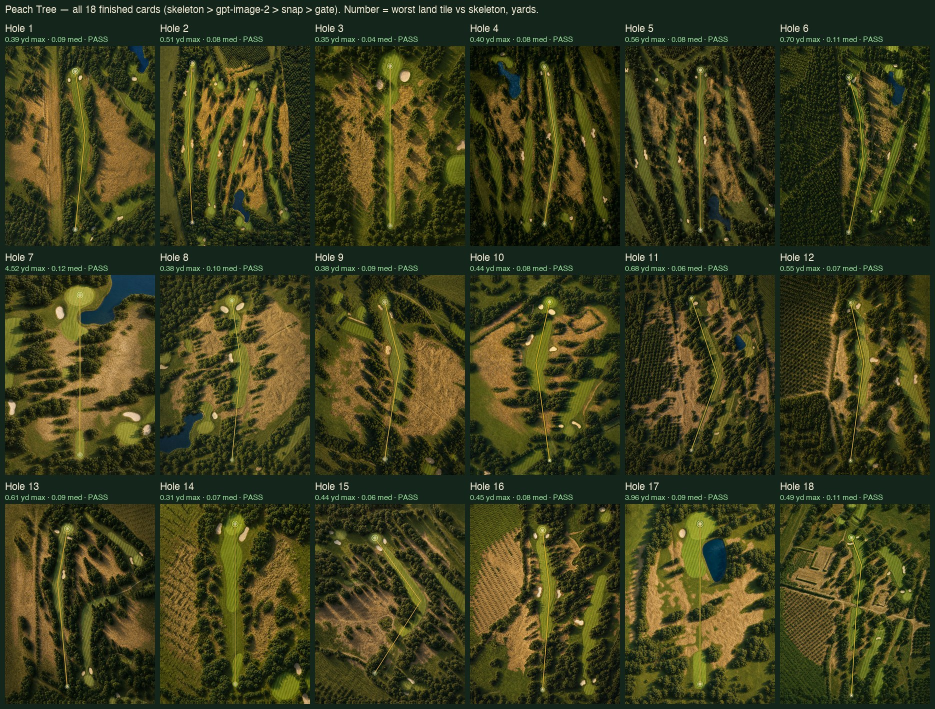
#> input picture scripts/imagery/foundry/evidence/all-18-finals.jpg, 1870 x 1418 px (shown at 1/2 size)
$ python -i register_art.py   (imports and definitions only)   (older library calls are emulated)
#> lines starting #> are read from the running program, lines starting #| are printed output that depends on the picture
"""Register an original (free-form) AI hole illustration onto the current aerial card's
geometry, so the pretty art can carry the yardage overlay.

Steps
  A. old aerial -> new aerial: global similarity (SIFT + RANSAC). Same raster, so this is tight.
  B. apply A to the old illustration -> illustration in the new card frame (900x1200).
  C. dense residual registration of the illustration onto the new aerial: coarse-to-fine
     tile phase correlation on gradient images, smoothed displacement field, cv2.remap.
  D. report drift (reusing the repo's measure_drift.py) before and after, plus overlays.

Usage:
  python register_art.py --hole 7 --repo ~/rex/peach-tree-golf-tracker --orig orig --cur cur --out out
"""
from __future__ import annotations

import argparse
import json
import sys
from pathlib import Path

import cv2
import numpy as np
from PIL import Image
from scipy.ndimage import gaussian_filter, median_filter


# [4 lines left out: function to_gray_f32, not called in this run]


def structure_image(gray: np.ndarray) -> np.ndarray:
    """Gradient magnitude, lightly blurred, contrast-normalised. Phase correlation on this is far
    less sensitive to the photo-vs-painting tone difference than on raw intensity."""
    g = cv2.GaussianBlur(gray, (0, 0), 1.2)
    gx = cv2.Sobel(g, cv2.CV_32F, 1, 0, ksize=3)
    gy = cv2.Sobel(g, cv2.CV_32F, 0, 1, ksize=3)
    mag = np.sqrt(gx * gx + gy * gy)
    mag = cv2.GaussianBlur(mag, (0, 0), 1.0)
    mag = mag / (mag.mean() + 1e-6)
    return np.clip(mag, 0, 8).astype(np.float32)


# [14 lines left out: function similarity_old_to_new, not called in this run]


MD = None  # the repo's measure_drift module, injected by main()


# [194 lines left out: functions tile_displacements, field_from_samples, apply_field, compose_fields, register_dense, checkerboard and 1 more, not called in this run]


# [2 lines not run here, left out]

>>> import cv2
>>> picture = cv2.imread('evidence/all-18-finals.jpg', cv2.IMREAD_GRAYSCALE)
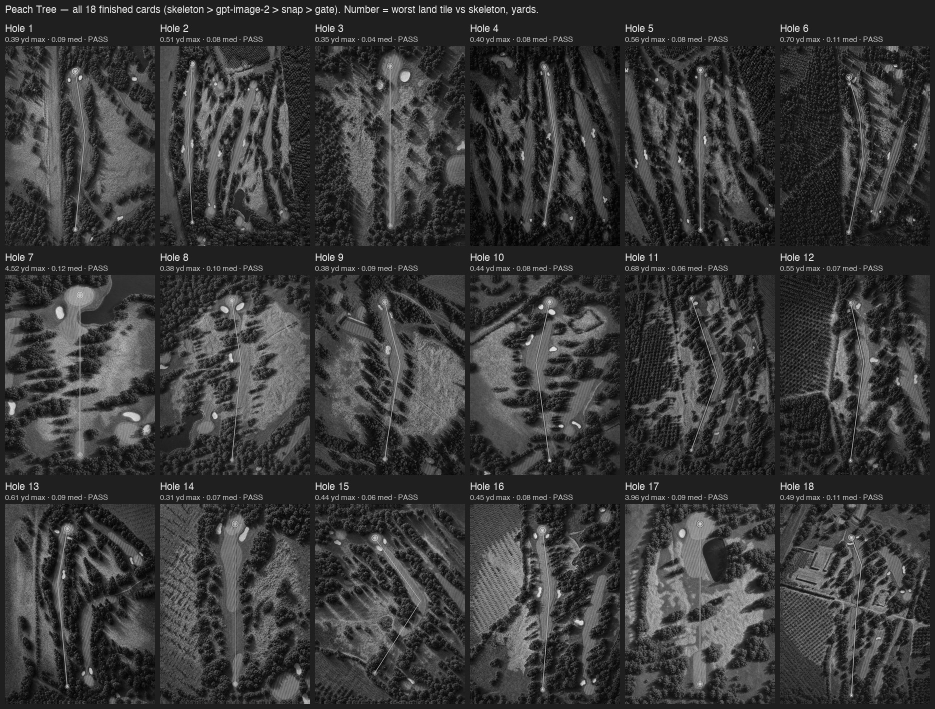
#> picture: shape (1418, 1870) (shown at 1/2 size); min 0, max 255, mean 57.6
>>> result = structure_image(picture)
#> in structure_image, `gx = cv2.Sobel(g, cv2.CV_32F, 1, 0, ksize=3)`:
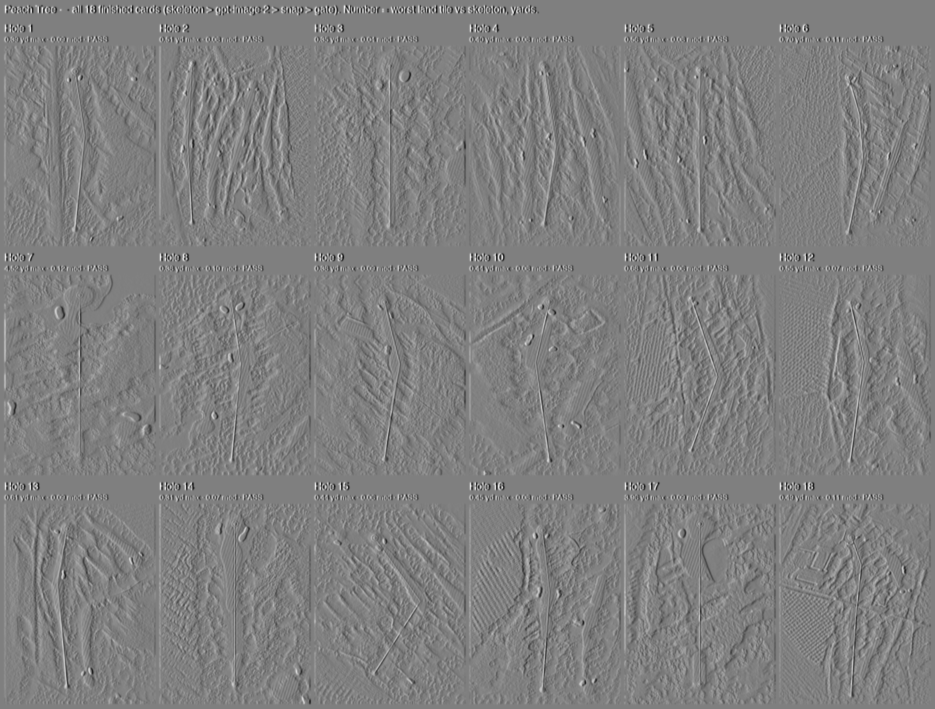
#> gx: shape (1418, 1870) float32 (shown at 1/2 size); min -399, max 397, mean 0; drawn with min black and max white
#> in structure_image, `gy = cv2.Sobel(g, cv2.CV_32F, 0, 1, ksize=3)`:
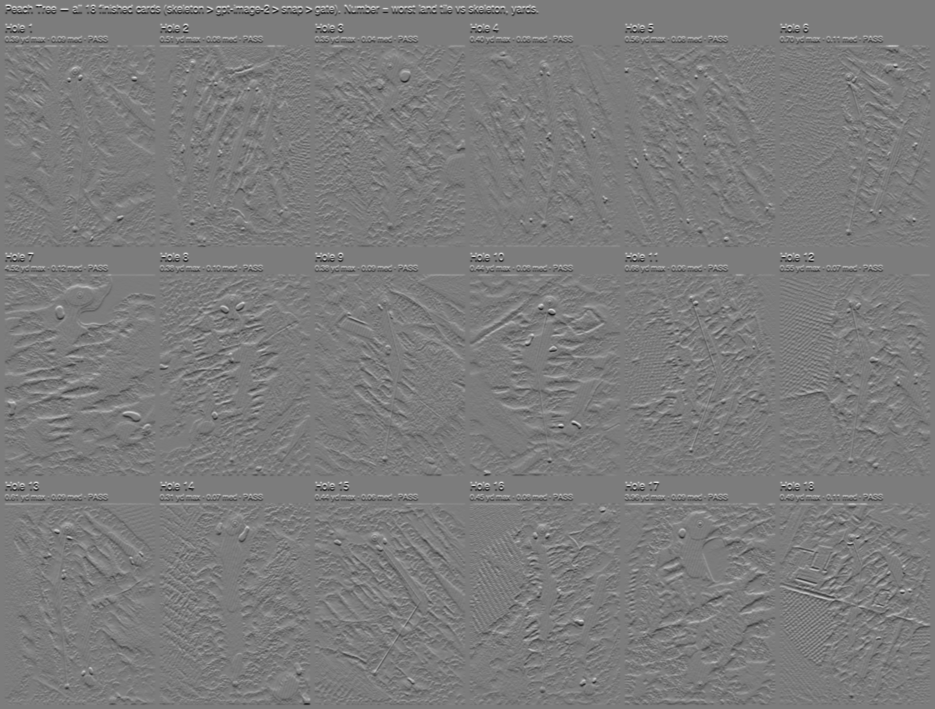
#> gy: shape (1418, 1870) float32 (shown at 1/2 size); min -394, max 416, mean 0; drawn with min black and max white
#> in structure_image, `mag = np.sqrt(gx * gx + gy * gy)`:
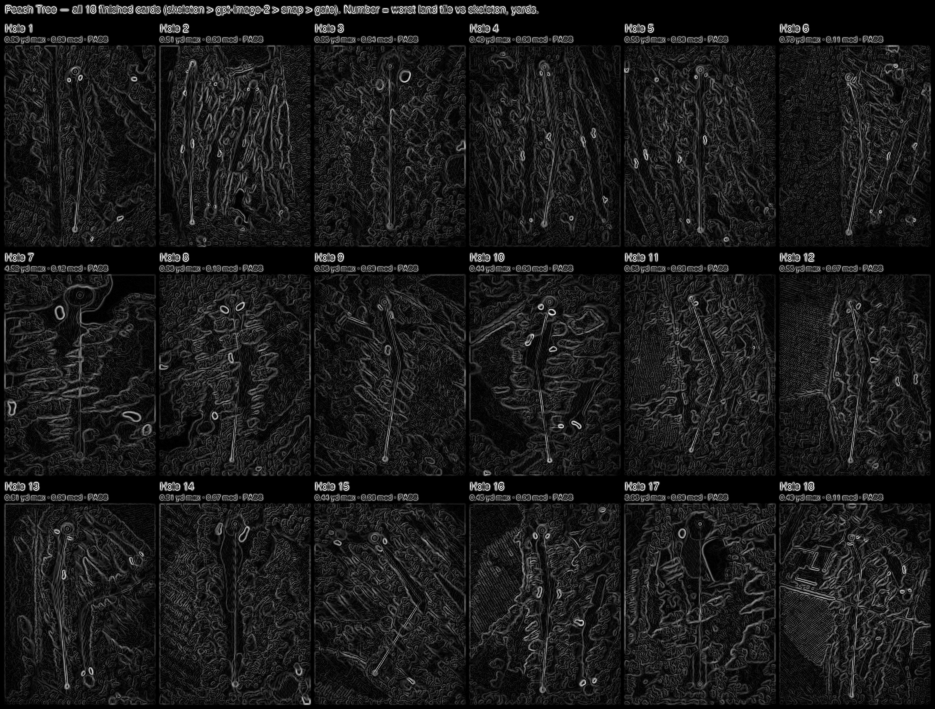
#> mag: shape (1418, 1870) float32 (shown at 1/2 size); min 0, max 416.1, mean 42.3; drawn with min black and max white
#> in structure_image, `mag = cv2.GaussianBlur(mag, (0, 0), 1.0)`:
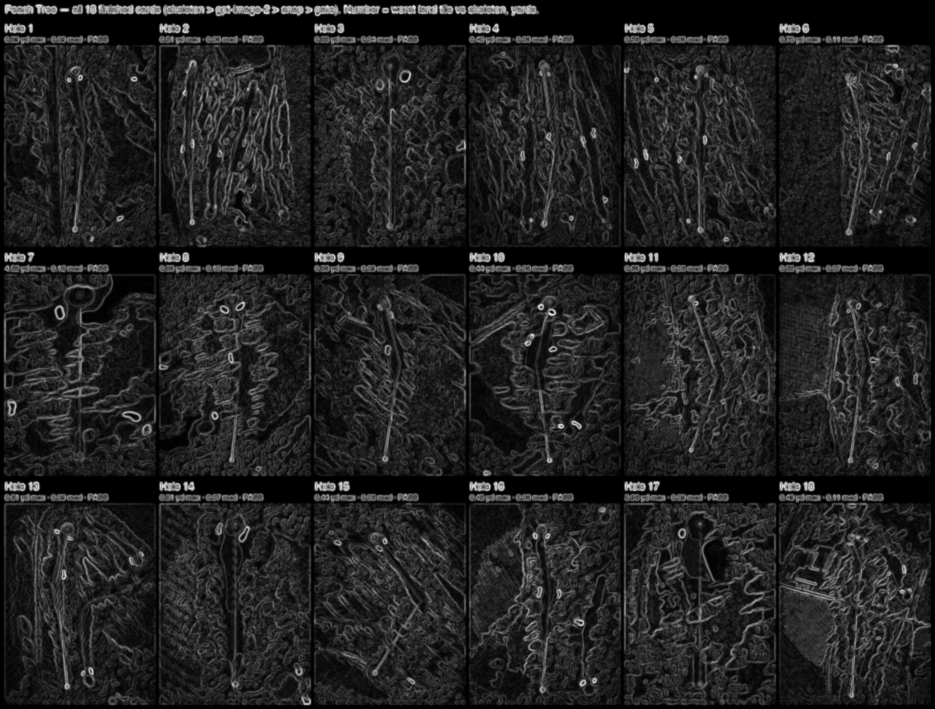
#> mag: shape (1418, 1870) float32 (shown at 1/2 size); min 0, max 318.2, mean 42.3; drawn with min black and max white

$ run again, on scripts/imagery/foundry/evidence/hole-07-correction-AB.jpg
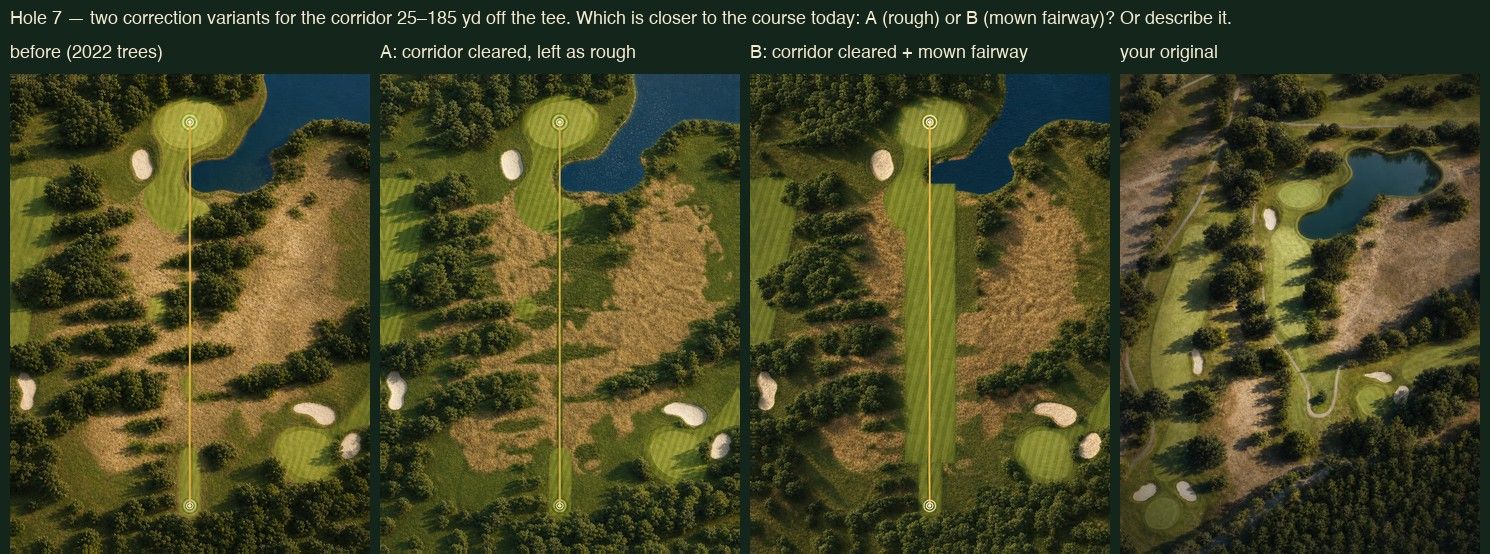
#> input picture scripts/imagery/foundry/evidence/hole-07-correction-AB.jpg, 1490 x 554 px
#> in structure_image, `gy = cv2.Sobel(g, cv2.CV_32F, 0, 1, ksize=3)`:
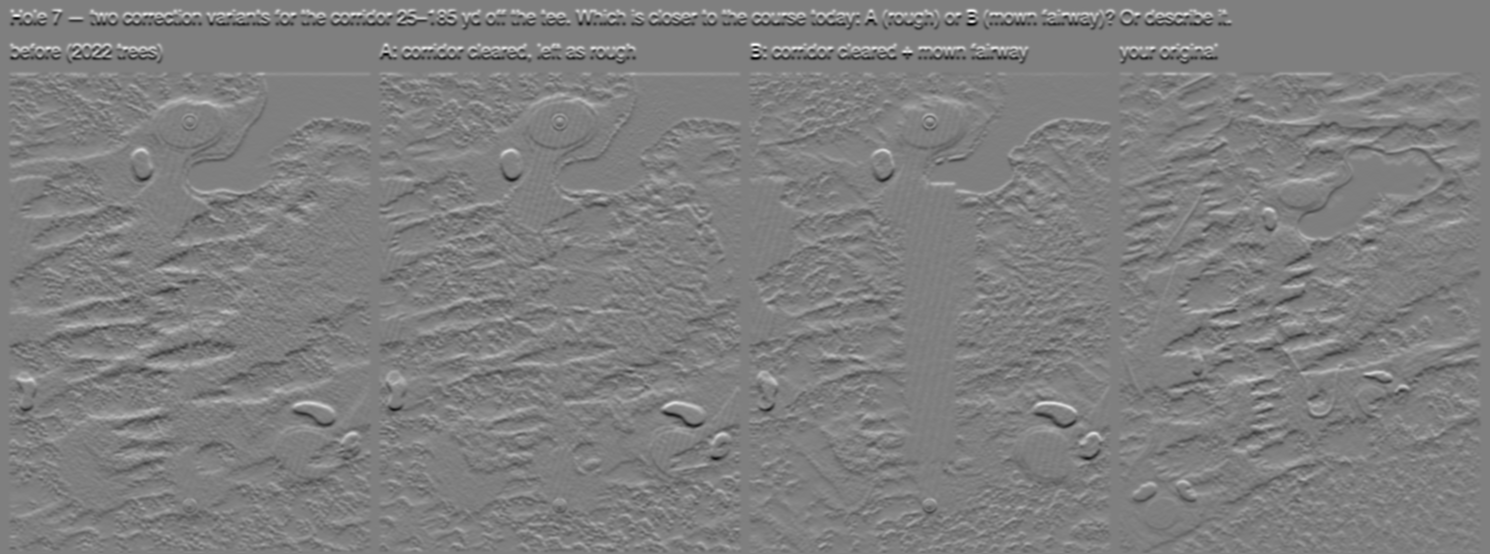
#> gy: shape (554, 1490) float32; min -390, max 389, mean 0.1; drawn with min black and max white
#> in structure_image, `mag = cv2.GaussianBlur(mag, (0, 0), 1.0)`:
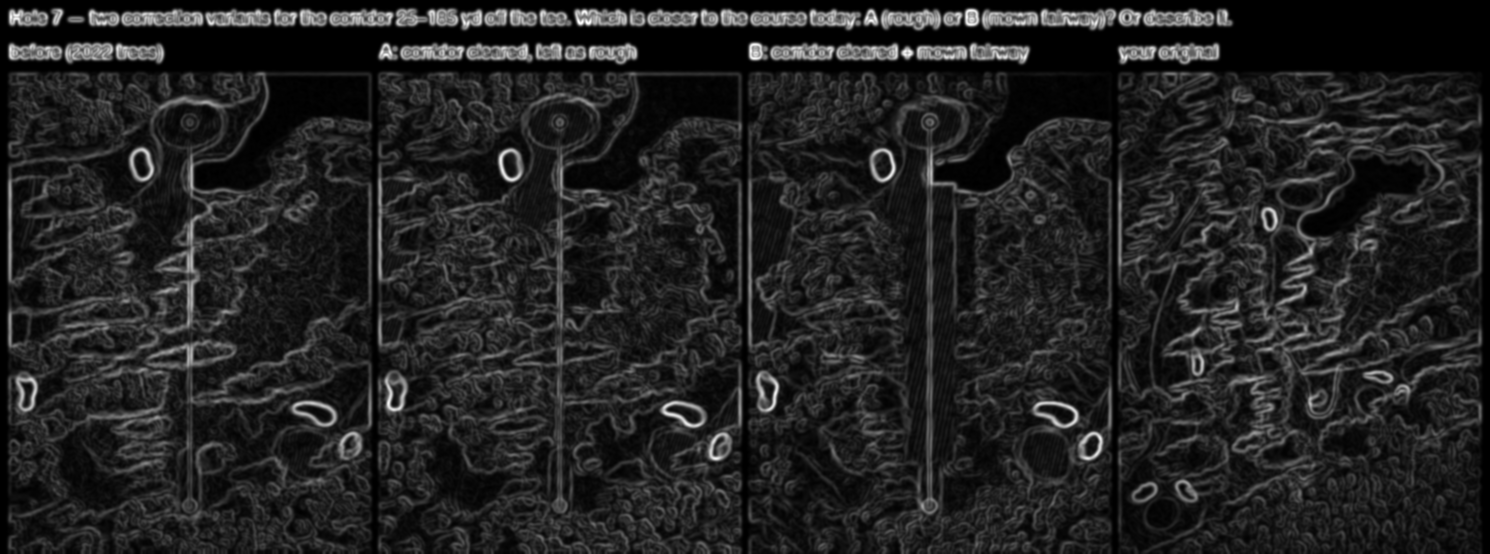
#> mag: shape (554, 1490) float32; min 0, max 292.7, mean 39.4; drawn with min black and max white

$ run again, on scripts/imagery/foundry/evidence/hole-07-gptimage2-snapped.jpg
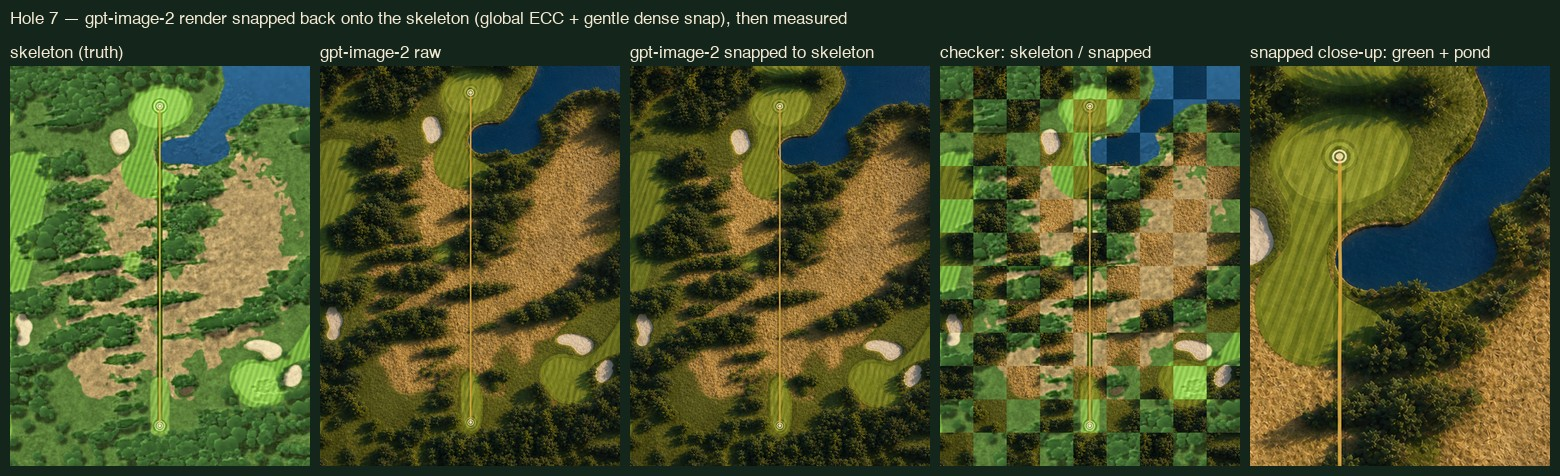
#> input picture scripts/imagery/foundry/evidence/hole-07-gptimage2-snapped.jpg, 1560 x 476 px
#> in structure_image, `gy = cv2.Sobel(g, cv2.CV_32F, 0, 1, ksize=3)`:
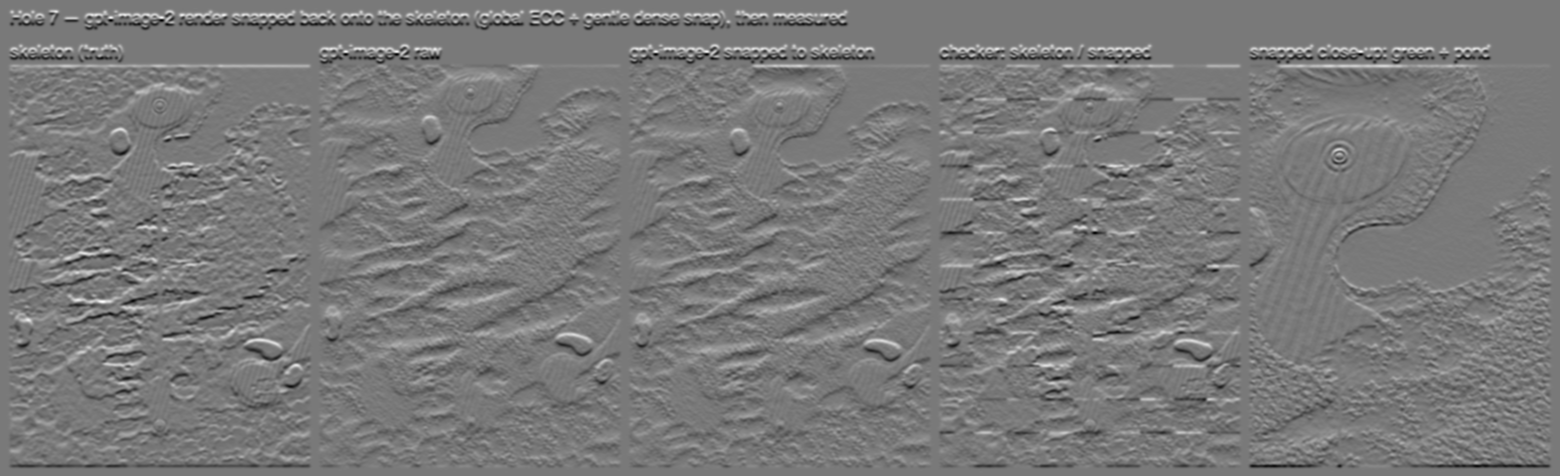
#> gy: shape (476, 1560) float32; min -331, max 361, mean 0; drawn with min black and max white
#> in structure_image, `mag = np.sqrt(gx * gx + gy * gy)`:
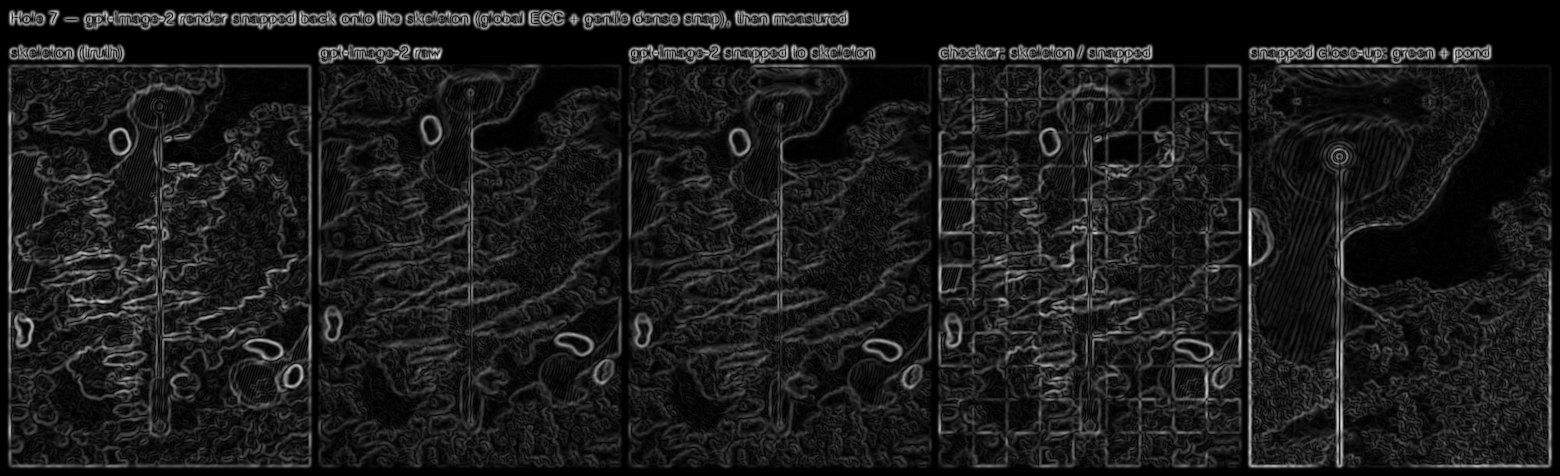
#> mag: shape (476, 1560) float32; min 0, max 413, mean 42.9; drawn with min black and max white
